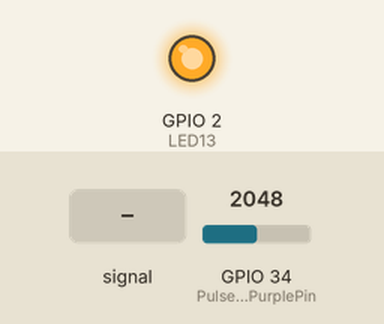
Bench run of a sketch on a simulated ESP32. Parts: output pins drawn as LEDs (lit = HIGH). The inputs (shaded band) are chosen by the test bench; at power-on: GPIO 34 (PulseSensorPurplePin) = 2048. WiFi joins after 1.5 s; servers stay silent unless stated; no MQTT or app messages arrive unless stated; what the sketch prints to the serial monitor is not drawn.

Above: at 2.7 s.
2.8 s: GPIO 34 (PulseSensorPurplePin) fed a 50 Hz sine of ±1228 counts around its level
At 3.4 s:
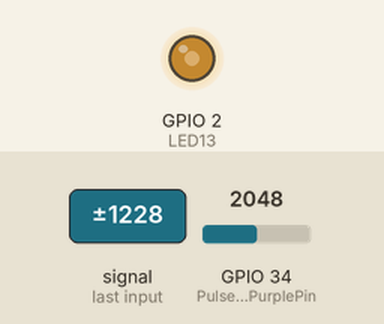
4.4 s: GPIO 34 (PulseSensorPurplePin) set to 2866
At 5.3 s:
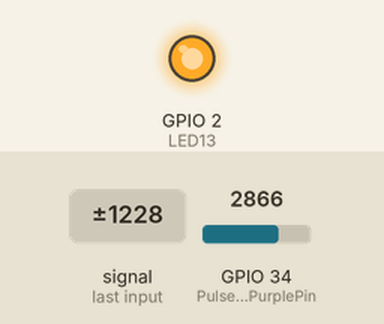
5.9 s: GPIO 34 (PulseSensorPurplePin) set to 1618
7.4 s: GPIO 34 (PulseSensorPurplePin) set to 1522
At 8.1 s:
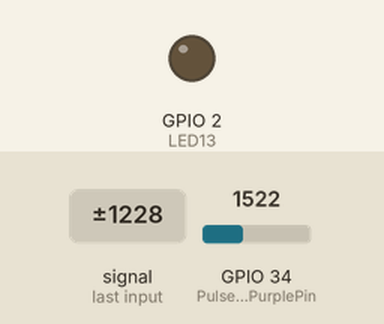
Timing chart, 0 to 10.4 s (numbered marks = the images above; inputs shaded):
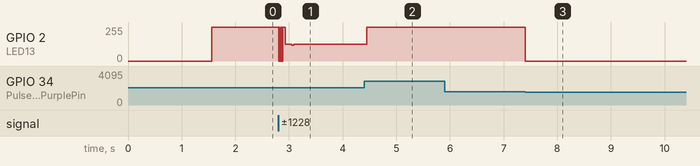

Measured:
- the behaviour switches between 1551 and 1550 on GPIO 34 (PulseSensorPurplePin) (found by bisection; images 2 and 3)
- after the input at 4.4 s, GPIO 2 (LED13): 124/255 → 255/255 after 0.05 s
- after the input at 5.9 s, every drawn part: stays the same
- after the input at 7.4 s, GPIO 2 (LED13): 255/255 → 0/255 at once

The sketch:

heartratef.ino
```cpp
uint32_t delayMS;
#include <WiFi.h>
#include <WiFiClient.h>
#include <PubSubClient.h>

//  Variables
int PulseSensorPurplePin = 34;
int LED13 = 2;
int Signal;
int Threshold = 1550;

const char* ssid = "Boys Hostel 5th floor(1)";
const char* password = "123456789";

#define ORG "oi3e1z"
#define DEVICE_TYPE "esp32"
#define DEVICE_ID "device1"
#define TOKEN "B+4y(iPhpa0aAm(pR)"


char server[] = ORG ".messaging.internetofthings.ibmcloud.com";
char pubTopic[] = "iot-2/evt/status/fmt/json";
char subTopic[] = "iot-2/cmd/test/fmt/String";
char authMethod[] = "use-token-auth";
char token[] = TOKEN;
char clientId[] = "d:" ORG ":" DEVICE_TYPE ":" DEVICE_ID;

WiFiClient wifiClient;
PubSubClient client(server, 1883, NULL, wifiClient);

void receivedCallback(char* pubTopic, byte* payload, unsigned int length) {
  Serial.print("Message received: ");
  Serial.println(pubTopic);

  Serial.print("payload: ");
  for (int i = 0; i < length; i++) {
    Serial.print((char)payload[i]);
  }
  Serial.println();
  /* we got '1' -> on */
}


void setup() {
   pinMode(LED13,OUTPUT);
   Serial.begin(115200);
   Serial.println("IBM Watson IoT ESP32 Pulse Monitor Amped"); // just a funky text
   Serial.print("Connecting to ");
    Serial.print(ssid);
    WiFi.begin(ssid, password);
    while (WiFi.status() != WL_CONNECTED) {
      delay(500);
      Serial.print(".");
    }
    Serial.println("");

    Serial.print("WiFi connected, IP address: ");
    Serial.println(WiFi.localIP());

    if (!client.connected()) {
        Serial.print("Reconnecting client to ");
        Serial.println(server);
        while (!client.connect(clientId, authMethod, token)) {
            Serial.print(".");
            delay(500);
        }
        client.setCallback(receivedCallback);
        if (client.subscribe(subTopic)) {
            Serial.println("subscribe to cmd OK");
        } else {
            Serial.println("subscribe to cmd FAILED");
        }
        Serial.println("IBM Watson IoT connected");
    }
}

long lastMsg = 0;
long pulse = 0;

// The Main Loop Function
void loop() {

  Signal = analogRead(PulseSensorPurplePin);

   if(Signal > Threshold){
     digitalWrite(LED13,HIGH);
   } else {
     digitalWrite(LED13,LOW);

    client.loop();
    long now = millis();
    if (now - lastMsg > 3000) {
        lastMsg = now;
        pulse = (Signal);

        String payload = "{\"d\":{\"Name\":\"" DEVICE_ID "\"";
               payload += ",\"pulse\":";
               payload += pulse;
               payload += "}}";
        Serial.print("Sending payload: ");
        Serial.println(payload);
  // Serial.println(Signal);
        if (client.publish(pubTopic, (char*) payload.c_str())) {
            Serial.println("Publish ok");
        } else {
            Serial.println("Publish failed");
        }
    }


delay(10);


}
}
```
